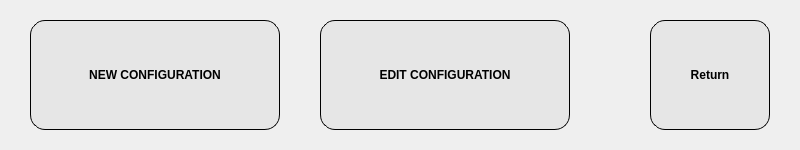
<?xml version="1.0" encoding="UTF-8"?>
<ui version="4.0">
 <class>GestionConfig</class>
 <widget class="QDialog" name="GestionConfig">
  <property name="geometry">
   <rect>
    <x>0</x>
    <y>0</y>
    <width>800</width>
    <height>150</height>
   </rect>
  </property>
  <property name="windowTitle">
   <string>Dialog</string>
  </property>
  <widget class="QPushButton" name="EditButton">
   <property name="geometry">
    <rect>
     <x>320</x>
     <y>20</y>
     <width>250</width>
     <height>110</height>
    </rect>
   </property>
   <property name="font">
    <font>
     <weight>75</weight>
     <bold>true</bold>
    </font>
   </property>
   <property name="styleSheet">
    <string notr="true">border-radius: 15px;
border: 1px solid black;
background-color: rgb(230, 230, 230);</string>
   </property>
   <property name="text">
    <string>EDIT CONFIGURATION</string>
   </property>
  </widget>
  <widget class="QPushButton" name="ReturnButton">
   <property name="geometry">
    <rect>
     <x>650</x>
     <y>20</y>
     <width>120</width>
     <height>110</height>
    </rect>
   </property>
   <property name="font">
    <font>
     <weight>75</weight>
     <bold>true</bold>
    </font>
   </property>
   <property name="styleSheet">
    <string notr="true">border-radius: 15px;
border: 1px solid black;
background-color: rgb(230, 230, 230);</string>
   </property>
   <property name="text">
    <string>Return</string>
   </property>
  </widget>
  <widget class="QPushButton" name="NewButton">
   <property name="geometry">
    <rect>
     <x>30</x>
     <y>20</y>
     <width>250</width>
     <height>110</height>
    </rect>
   </property>
   <property name="font">
    <font>
     <weight>75</weight>
     <bold>true</bold>
    </font>
   </property>
   <property name="styleSheet">
    <string notr="true">border-radius: 15px;
border: 1px solid black;
background-color: rgb(230, 230, 230);</string>
   </property>
   <property name="text">
    <string>NEW CONFIGURATION</string>
   </property>
  </widget>
 </widget>
 <resources/>
 <connections/>
</ui>
